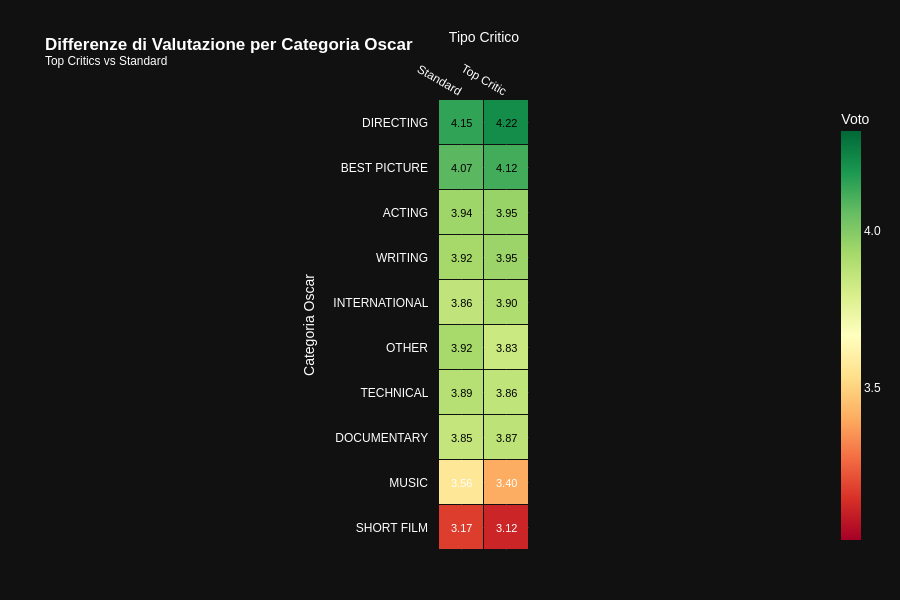

The notebook cell this image was saved under:
### Code cell
fig = px.imshow(
    df_pivot,
    color_continuous_scale='RdYlGn',
    range_color=[df_pivot.min().min()-0.1, df_pivot.max().max()+0.1],
    labels={'x': 'Tipo Critico', 'y': 'Categoria Oscar', 'color': 'Voto Medio'},
    title='<b>Differenze di Valutazione per Categoria Oscar</b><br><sup>Top Critics vs Standard</sup>',
    width=900,
    height=600
)

fig.update_layout(
    font=dict(family="Arial", size=12, color="#FFFFFF"),
    coloraxis_colorbar=dict(
        title='Voto',
        thickness=20,
        tickvals=[3.0, 3.5, 4.0, 4.5],
        ticktext=['3.0 (Low)', '3.5', '4.0', '4.5 (High)']
    ),
    margin=dict(l=150, r=50, b=50, t=100)
)

annotations = []
for i, row in enumerate(df_pivot.values):
    for j, val in enumerate(row):
        annotations.append(
            dict(
                x=j,
                y=i,
                text=f"{val:.2f}",
                showarrow=False,
                font=dict(
                    size=11,
                    color='white' if val < 3.7 else 'black'  # Soglia automatica per contrasto
                )
            )
        )

# Asse X in alto
fig.update_xaxes(
    side="top",
    ticktext=['Standard', 'Top Critic'],
    tickvals=[0, 1],
    tickfont=dict(size=12),
)

# Asse Y verticale e completo
fig.update_yaxes(
    tickangle=0,
    tickfont=dict(size=12),
    automargin=True,
    ticksuffix="   "
)

# Aggiungi linee di separazione
fig.update_traces(
    xgap=1,
    ygap=1,
    selector=dict(type='heatmap')
)

fig.update_layout(annotations=annotations)
fig.show()

### Figure 1 — Plotly figure (JSON) as saved in the notebook; plotly's stock layout.template omitted (floating-point values rounded to 4 significant figures)
{"data": [{"coloraxis": "coloraxis", "name": "0", "x": ["False", "True"], "y": ["DIRECTING", "BEST PICTURE", "ACTING", "WRITING", "INTERNATIONAL", "OTHER", "TECHNICAL", "DOCUMENTARY", "MUSIC", "SHORT FILM"], "z": [[4.148, 4.216], [4.075, 4.117], [3.942, 3.955], [3.925, 3.947], [3.86, 3.901], [3.924, 3.834], [3.886, 3.863], [3.853, 3.871], [3.565, 3.405], [3.173, 3.116]], "type": "heatmap", "xaxis": "x", "yaxis": "y", "hovertemplate": "Tipo Critico: %{x}<br>Categoria Oscar: %{y}<br>Voto Medio: %{z}<extra></extra>", "xgap": 1, "ygap": 1}], "layout": {"xaxis": {"anchor": "y", "domain": [0.0, 1.0], "scaleanchor": "y", "constrain": "domain", "title": {"text": "Tipo Critico"}, "tickfont": {"size": 12}, "side": "top", "ticktext": ["Standard", "Top Critic"], "tickvals": [0, 1]}, "yaxis": {"anchor": "x", "domain": [0.0, 1.0], "autorange": "reversed", "constrain": "domain", "title": {"text": "Categoria Oscar"}, "tickfont": {"size": 12}, "tickangle": 0, "automargin": true, "ticksuffix": "   "}, "coloraxis": {"colorbar": {"title": {"text": "Voto"}, "thickness": 20, "tickvals": [3.0, 3.5, 4.0, 4.5], "ticktext": ["3.0 (Low)", "3.5", "4.0", "4.5 (High)"]}, "colorscale": [[0.0, "rgb(165,0,38)"], [0.1, "rgb(215,48,39)"], [0.2, "rgb(244,109,67)"], [0.3, "rgb(253,174,97)"], [0.4, "rgb(254,224,139)"], [0.5, "rgb(255,255,191)"], [0.6, "rgb(217,239,139)"], [0.7, "rgb(166,217,106)"], [0.8, "rgb(102,189,99)"], [0.9, "rgb(26,152,80)"], [1.0, "rgb(0,104,55)"]], "cmin": 3.016, "cmax": 4.316}, "title": {"text": "<b>Differenze di Valutazione per Categoria Oscar</b><br><sup>Top Critics vs Standard</sup>"}, "height": 600, "width": 900, "font": {"family": "Arial", "size": 12, "color": "#FFFFFF"}, "margin": {"l": 150, "r": 50, "b": 50, "t": 100}, "annotations": [{"font": {"color": "black", "size": 11}, "showarrow": false, "text": "4.15", "x": 0, "y": 0}, {"font": {"color": "black", "size": 11}, "showarrow": false, "text": "4.22", "x": 1, "y": 0}, {"font": {"color": "black", "size": 11}, "showarrow": false, "text": "4.07", "x": 0, "y": 1}, {"font": {"color": "black", "size": 11}, "showarrow": false, "text": "4.12", "x": 1, "y": 1}, {"font": {"color": "black", "size": 11}, "showarrow": false, "text": "3.94", "x": 0, "y": 2}, {"font": {"color": "black", "size": 11}, "showarrow": false, "text": "3.95", "x": 1, "y": 2}, {"font": {"color": "black", "size": 11}, "showarrow": false, "text": "3.92", "x": 0, "y": 3}, {"font": {"color": "black", "size": 11}, "showarrow": false, "text": "3.95", "x": 1, "y": 3}, {"font": {"color": "black", "size": 11}, "showarrow": false, "text": "3.86", "x": 0, "y": 4}, {"font": {"color": "black", "size": 11}, "showarrow": false, "text": "3.90", "x": 1, "y": 4}, {"font": {"color": "black", "size": 11}, "showarrow": false, "text": "3.92", "x": 0, "y": 5}, {"font": {"color": "black", "size": 11}, "showarrow": false, "text": "3.83", "x": 1, "y": 5}, {"font": {"color": "black", "size": 11}, "showarrow": false, "text": "3.89", "x": 0, "y": 6}, {"font": {"color": "black", "size": 11}, "showarrow": false, "text": "3.86", "x": 1, "y": 6}, {"font": {"color": "black", "size": 11}, "showarrow": false, "text": "3.85", "x": 0, "y": 7}, {"font": {"color": "black", "size": 11}, "showarrow": false, "text": "3.87", "x": 1, "y": 7}, {"font": {"color": "white", "size": 11}, "showarrow": false, "text": "3.56", "x": 0, "y": 8}, {"font": {"color": "white", "size": 11}, "showarrow": false, "text": "3.40", "x": 1, "y": 8}, {"font": {"color": "white", "size": 11}, "showarrow": false, "text": "3.17", "x": 0, "y": 9}, {"font": {"color": "white", "size": 11}, "showarrow": false, "text": "3.12", "x": 1, "y": 9}]}}
